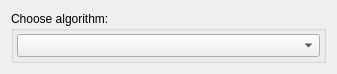
<?xml version="1.0" encoding="UTF-8"?>
<ui version="4.0">
 <class>AlgorithmSelectionWidget</class>
 <widget class="QWidget" name="AlgorithmSelectionWidget">
  <property name="geometry">
   <rect>
    <x>0</x>
    <y>0</y>
    <width>337</width>
    <height>74</height>
   </rect>
  </property>
  <property name="sizePolicy">
   <sizepolicy hsizetype="Preferred" vsizetype="Preferred">
    <horstretch>0</horstretch>
    <verstretch>0</verstretch>
   </sizepolicy>
  </property>
  <property name="windowTitle">
   <string>Form</string>
  </property>
  <layout class="QVBoxLayout" name="verticalLayout">
   <item>
    <widget class="QGroupBox" name="groupBox">
     <property name="sizePolicy">
      <sizepolicy hsizetype="Preferred" vsizetype="Preferred">
       <horstretch>0</horstretch>
       <verstretch>0</verstretch>
      </sizepolicy>
     </property>
     <property name="sizeIncrement">
      <size>
       <width>0</width>
       <height>0</height>
      </size>
     </property>
     <property name="baseSize">
      <size>
       <width>0</width>
       <height>0</height>
      </size>
     </property>
     <property name="title">
      <string>Choose algorithm:</string>
     </property>
     <layout class="QVBoxLayout" name="verticalLayout_7">
      <property name="spacing">
       <number>3</number>
      </property>
      <property name="leftMargin">
       <number>3</number>
      </property>
      <property name="topMargin">
       <number>3</number>
      </property>
      <property name="rightMargin">
       <number>3</number>
      </property>
      <property name="bottomMargin">
       <number>3</number>
      </property>
      <item>
       <widget class="QComboBox" name="cb_algorithms">
        <property name="sizePolicy">
         <sizepolicy hsizetype="Preferred" vsizetype="Preferred">
          <horstretch>0</horstretch>
          <verstretch>0</verstretch>
         </sizepolicy>
        </property>
       </widget>
      </item>
     </layout>
    </widget>
   </item>
  </layout>
 </widget>
 <resources/>
 <connections/>
</ui>
